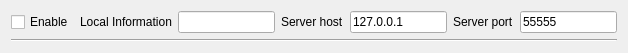
<?xml version="1.0" encoding="UTF-8"?>
<ui version="4.0">
 <class>SAKTcpTransponder</class>
 <widget class="QWidget" name="SAKTcpTransponder">
  <property name="geometry">
   <rect>
    <x>0</x>
    <y>0</y>
    <width>628</width>
    <height>47</height>
   </rect>
  </property>
  <property name="windowTitle">
   <string notr="true">Form</string>
  </property>
  <layout class="QGridLayout" name="gridLayout">
   <item row="0" column="1">
    <widget class="QLabel" name="label_3">
     <property name="text">
      <string>Local Information</string>
     </property>
    </widget>
   </item>
   <item row="0" column="3">
    <widget class="QLabel" name="label">
     <property name="text">
      <string>Server host</string>
     </property>
    </widget>
   </item>
   <item row="0" column="5">
    <widget class="QLabel" name="label_2">
     <property name="text">
      <string>Server port</string>
     </property>
    </widget>
   </item>
   <item row="0" column="0">
    <widget class="QCheckBox" name="enableCheckBox">
     <property name="text">
      <string>Enable</string>
     </property>
    </widget>
   </item>
   <item row="0" column="2">
    <widget class="QLineEdit" name="localInfoLineEdit">
     <property name="text">
      <string/>
     </property>
     <property name="readOnly">
      <bool>true</bool>
     </property>
    </widget>
   </item>
   <item row="0" column="4">
    <widget class="QLineEdit" name="serverHostLineEdit">
     <property name="text">
      <string>127.0.0.1</string>
     </property>
    </widget>
   </item>
   <item row="0" column="6">
    <widget class="QLineEdit" name="serverPortLineEdit">
     <property name="text">
      <string>55555</string>
     </property>
    </widget>
   </item>
   <item row="1" column="0" colspan="7">
    <widget class="Line" name="line">
     <property name="orientation">
      <enum>Qt::Horizontal</enum>
     </property>
    </widget>
   </item>
  </layout>
 </widget>
 <resources/>
 <connections/>
</ui>
